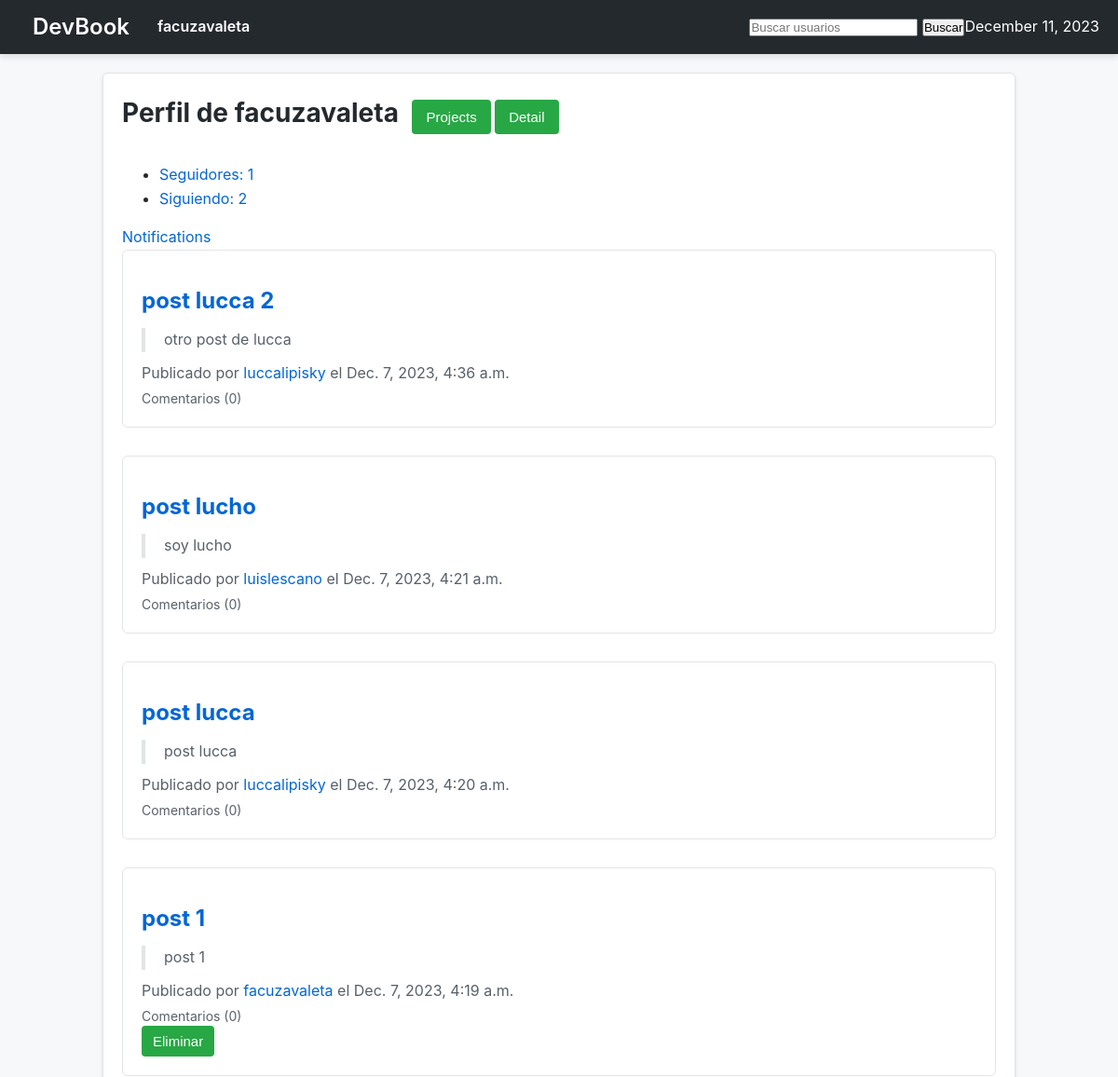
Page /facuzavaleta/ (signed in, upper part) on the earlier database version.
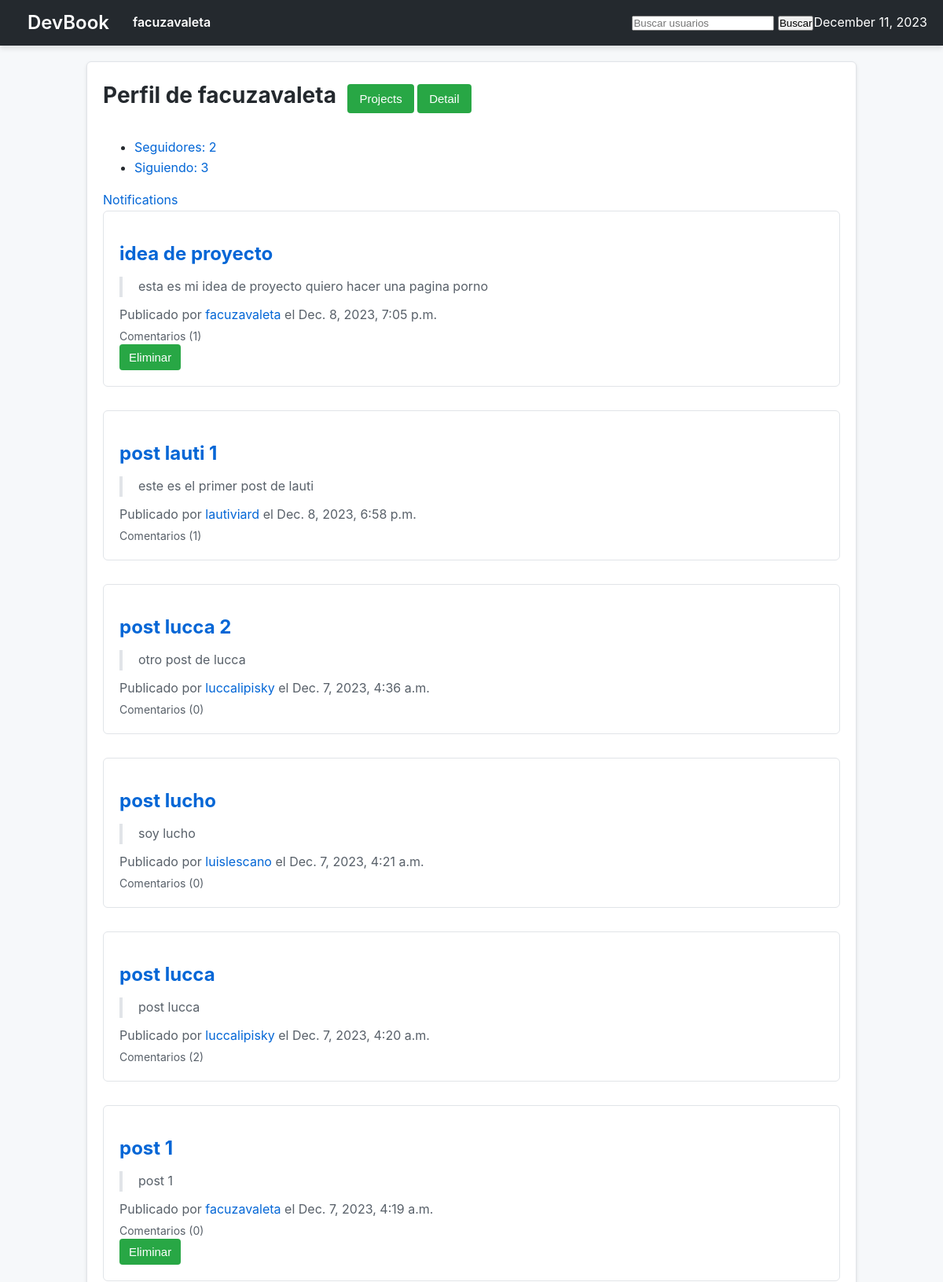
Same page on the later database version.
### users/models.py (models this page shows, shortened)
class CustomUser(AbstractUser):
    email = models.EmailField(unique=True)
    bio = models.TextField(max_length=500, blank=True)
    image = models.ImageField(upload_to='profile_images/', null=True, blank=True)
    followers = models.ManyToManyField('self', symmetrical=False, related_name='following', blank=True)
    def followers_count(self):
        return self.followers.count()
    def following_count(self):
        return self.following.count()

### posts/models.py (models this page shows, shortened)
class Post(models.Model):
    title = models.CharField(max_length=255)
    content = models.TextField()
    profile_owner = models.ForeignKey(CustomUser, related_name='profile_owner', on_delete=models.CASCADE)
    posted_by = models.ForeignKey(CustomUser, related_name='posted_by', on_delete=models.CASCADE)
    created_at = models.DateTimeField(auto_now_add=True)

### users/views.py (the view, shortened to what this page needs)
# urls.py: path('<str:username>/', home_view, name='home'),
@login_required(login_url='login')
def home_view(request, username):
    user_profile = get_object_or_404(CustomUser, username=username)
    if user_profile == request.user:
        posts = Post.objects.filter(
            Q(profile_owner=user_profile, posted_by=user_profile) | Q(profile_owner__in=user_profile.following.all())
        ).order_by('-created_at')
    else:
        posts = Post.objects.filter(profile_owner=user_profile, posted_by=user_profile).order_by('-created_at')
    post_form = PostForm()
    is_following = request.user.is_authenticated and request.user in user_profile.followers.all()
    followers = user_profile.followers.all()
    return render(request, 'users/home.html', {
        'username': username,
        'posts': posts,
        'post_form': post_form,
        'user_profile': user_profile,
        'is_following': is_following,
        'followers': followers,
        'followers_count': user_profile.followers_count(),
        'following_count': user_profile.following_count(),
    })

### posts/forms.py
class PostForm(forms.ModelForm):
    class Meta:
        model = Post
        fields = ['title', 'content']

### devbook/context_processors.py (called while the page is built)
def current_datetime(request):
    return {'current_datetime': datetime.now()}

### users/templates/users/home.html (shortened to what this page needs)
{% extends 'base.html' %}
{% load static %}
{% block page_content %}
<section>
    <div class="profile_welcome">
        <h2>Perfil de {{ username }}</h2>
        <a href="{% url 'projects_index' username=username %}"><button class="projects-btn">Projects</button></a>
        <a href="{% url 'user_detail' username=username %}"><button class="projects-btn">Detail</button></a>
    </div>
</section>
<div class="followers-list">
    <ul>
        <li><a href="{% url 'followers' username=username %}">Seguidores: {{ followers_count }}</a></li>
        <li><a href="{% url 'followings' username=username %}">Siguiendo: {{ following_count }}</a></li>
    </ul>
</div>
<a href="{% url 'notifications_index' username=username%}">Notifications</a>
<section id="post-list">
    {% for post in posts %}
        <article class="post">
            <h3><a href="{% url 'post_detail' username=post.profile_owner.username post_id=post.id %}">{{ post.title }}</a></h3>
            <blockquote>{{ post.content }}</blockquote>
            <p class="post-meta">
                Publicado por <a href="{% url 'home' username=post.posted_by.username %}">{{ post.posted_by.username }}</a> el {{ post.created_at }}
            </p>
            <p class="comment-count">Comentarios ({{ post.comment_set.count }})</p>
            {% if post.posted_by == request.user or post.profile_owner == request.user %}
                <form action="{% url 'delete_post' username=post.posted_by.username post_id=post.id %}" method="post" class="delete-post-form">
                    <button type="submit" class="delete-post-btn">Eliminar</button>
                </form>
            {% endif %}
        </article>
    {% endfor %}
</section>
{% endblock %}

### devbook/templates/base.html (shortened to what this page needs)
<!DOCTYPE html>
<html lang="en">
<head>
    {% load static %}
    <link rel="stylesheet" href="{% static 'css/styles.css' %}">
</head>
<body>
    <nav>
        <div>
            <h1><a href="{% url 'landing' %}">DevBook</a></h1>
            {% if user.is_authenticated %}
                <a href="{% url 'home' username=request.user.username %}">{{ request.user.username }}</a>
            {% endif %}
            <form method="get" action="{% url 'user_search' %}">
                <input type="text" name="q" placeholder="Buscar usuarios">
                <button type="submit">Buscar</button>
            </form>
            <p>{{ current_datetime|date:"F j, Y" }}</p>
        </div>
    </nav>
    <div class="container">
        {% block page_content %}
        {% endblock %}
    </div>
</body>
</html>

### static/css/styles.css (style rules this page uses)
body, h1, h2, h3, p, a, button, form, input { margin: 0; padding: 0; box-sizing: border-box; text-decoration: none; }
body { font-family: -apple-system, BlinkMacSystemFont, 'Segoe UI', Roboto, 'Helvetica Neue', Arial, sans-serif; background-color: #f6f8fa; color: #24292e; line-height: 1.6; }
nav { background-color: #24292e; color: #ffffff; padding: 10px 20px; box-shadow: 0 4px 6px rgba(0, 0, 0, 0.1); }
nav div { display: flex; justify-content: space-between; align-items: center; }
nav div a { color: #ffffff; text-decoration: none; margin: 0 15px; font-weight: 600; }
nav div form { margin-left: auto; }
.container { max-width: 980px; margin: 20px auto; background-color: #ffffff; padding: 20px; border: 1px solid #e1e4e8; border-radius: 6px; box-shadow: 0 2px 4px rgba(0, 0, 0, 0.1); }
.container h2 { font-size: 28px; margin-bottom: 15px; color: #24292e; }
.container h3 { font-size: 24px; color: #0366d6; margin-top: 15px; margin-bottom: 10px; }
.container blockquote { margin: 10px 0; padding: 0 0 0 20px; border-left: 4px solid #e1e4e8; color: #586069; }
.container p { color: #586069; line-height: 1.5; }
.container a { color: #0366d6; text-decoration: none; }
.container button { background-color: #28a745; color: #ffffff; padding: 10px 15px; border: none; border-radius: 4px; cursor: pointer; font-size: 15px; transition: background-color 0.3s ease; }
.container form { margin-top: 20px; }
.container button[type="submit"] { transition: background-color 0.3s ease; }
.profile_welcome h2 { display: inline-block; margin-right: 10px; }
.profile_welcome .projects-btn { background-color: #28a745; color: #ffffff; border: none; cursor: pointer; }
#post-list .post { margin-bottom: 30px; padding: 20px; border: 1px solid #e1e4e8; border-radius: 6px; background-color: #ffffff; }
#post-list .post h3 { font-size: 24px; margin-bottom: 10px; color: #0366d6; }
#post-list .comment-count { margin-top: 5px; font-size: 14px; }
#post-list .delete-post-form { display: inline; }
#post-list .delete-post-btn { background-color: #28a745; color: #ffffff; padding: 8px 12px; border: none; border-radius: 4px; cursor: pointer; }
.container { margin-bottom: 20px; box-sizing: border-box; }

Differences in the rows shown:
added Post: title "idea de proyecto", content "esta es mi idea de proyecto quiero hacer una pagina porno", posted_by.username "facuzavaleta", created_at "Dec. 8, 2023, 7:05 p.m.", comment_set.count "1", shows "Eliminar"
added Post: title "post lauti 1", content "este es el primer post de lauti", posted_by.username "lautiviard", created_at "Dec. 8, 2023, 6:58 p.m.", comment_set.count "1"
computed for Post "post lucca": comment_set.count "0" → "2"
Other differences:
{{ followers_count }}: "1" → "2"
{{ following_count }}: "2" → "3"
